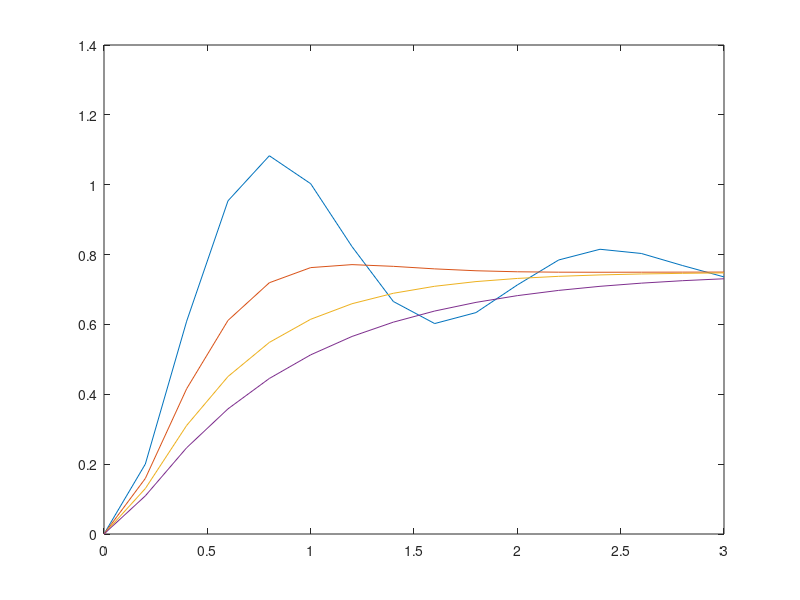

Source code (MATLAB): (Note: this script raises an error after producing the figure.)
x_plot = zeros(8, 16); %initialize solution
for k = 2:4:14
        A = [0, 1; -16, -k]; %matrix
        x_o = [0; 0]; %initial condition
        [V, D] = eig(A); %matrix of e-vectors and diagonalization
        b = [0; -12]; %forcing function
        z = (A)^(- 1) * b; %calculate z
        c = V^(-1) * (x_o -z); %calculate c
        t = 0:0.2:3; %time
        x = z * ones(size(t)); %initialize x
        for j = 1:2
            x = x + V(:, j) * exp(t * D(j, j)) * c(j); %the money
        end
    x_plot((k / 2), :) = x(1, :); %store solution
    x_plot((k / 2) + 1, :) = x(2, :); %store solution
end
p = plot(t, x_plot(1, :), t, x_plot(3, :), t, x_plot(5, :), t, x_plot(7, :)) %plot
yline(3/4, '--')
legend('k = 2', 'k = 6', 'k = 10', 'k = 14')
xlabel('time')
ylabel('distance')
